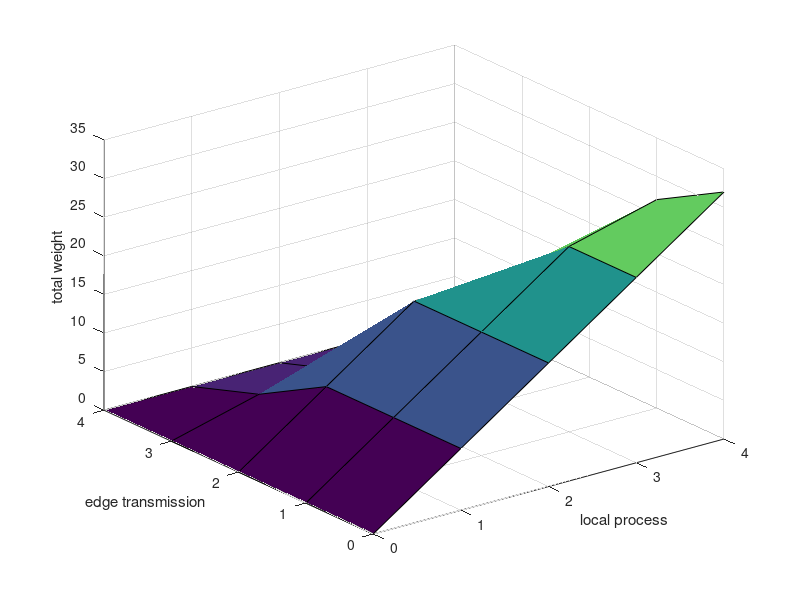

This chart was generated by the following MATLAB code:
%%% 3D plot %%%
clear
A = 10; % arrival packets
X = 5; % virtual queue length
C = 3; % channel state
mu = 2; % local rate
e_E = 3; % edge energy consumption
e_L  = 2; % local energy consumption
M = 1;
T = 4; % total time slots

y_max_int =  min(ceil(A/C), T);
z_max_int  = min(ceil(A/mu), T);

% schedule wireless transmission from 0 to y_max_int times
W = zeros(y_max_int+1, z_max_int+1);
W_edge = zeros(y_max_int+1, z_max_int+1);
W_local = zeros(y_max_int+1, z_max_int+1);

%%%% i : number of edge transmission time %%%%
for i = 0 : y_max_int
    W_edge(i+1, 1) =  X * min(A, i * C) - M * e_E * min(ceil(A/C),i);
    W(1, 1) = 0;  
    for z = 1 : z_max_int  % maximize local weight
        W_local(i+1, z+1) = X * min(max(A - i * C, 0), z * mu) - M * e_L * ...
            min(ceil(max(A - i * C, 0)/mu), z);
        W(i+1, z+1) = W_edge(i+1, z+1) + W_local(i+1, z+1);
    end
end
z_all =  0 : z_max_int;
y_all = 0 : y_max_int;


surf(z_all, y_all, W)
xlabel('local process')
ylabel('edge transmission')
zlabel('total weight')
